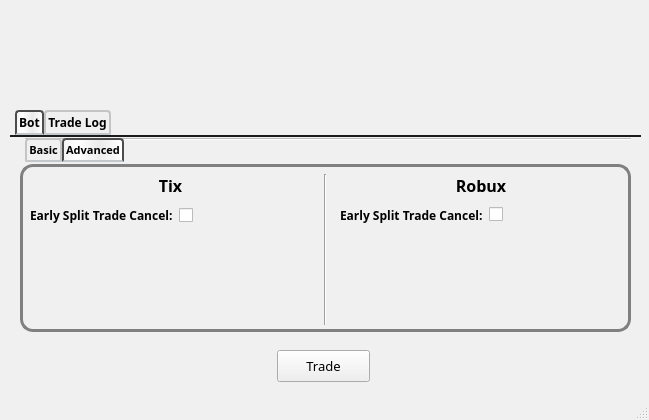
<?xml version="1.0" encoding="UTF-8"?>
<ui version="4.0">
 <class>MainWindow</class>
 <widget class="QMainWindow" name="MainWindow">
  <property name="geometry">
   <rect>
    <x>0</x>
    <y>0</y>
    <width>649</width>
    <height>420</height>
   </rect>
  </property>
  <property name="minimumSize">
   <size>
    <width>649</width>
    <height>420</height>
   </size>
  </property>
  <property name="maximumSize">
   <size>
    <width>649</width>
    <height>420</height>
   </size>
  </property>
  <property name="font">
   <font>
    <family>Segoe UI Semibold</family>
    <pointsize>10</pointsize>
    <weight>50</weight>
    <bold>false</bold>
   </font>
  </property>
  <property name="windowTitle">
   <string>Valk TC Bot</string>
  </property>
  <property name="windowIcon">
   <iconset resource="resources.qrc">
    <normaloff>:/images/bot_icon.png</normaloff>:/images/bot_icon.png</iconset>
  </property>
  <property name="windowOpacity">
   <double>1.000000000000000</double>
  </property>
  <property name="styleSheet">
   <string notr="true">QMainWindow{
	background-color:rgb(240, 240, 240);
}</string>
  </property>
  <property name="iconSize">
   <size>
    <width>1</width>
    <height>1</height>
   </size>
  </property>
  <widget class="QWidget" name="centralwidget">
   <property name="layoutDirection">
    <enum>Qt::LeftToRight</enum>
   </property>
   <widget class="QStackedWidget" name="stackedWidget">
    <property name="geometry">
     <rect>
      <x>0</x>
      <y>20</y>
      <width>641</width>
      <height>391</height>
     </rect>
    </property>
    <property name="styleSheet">
     <string notr="true">#page_3,#page_4{
	background-color:rgb(240, 240, 240);
}</string>
    </property>
    <property name="currentIndex">
     <number>1</number>
    </property>
    <widget class="QWidget" name="page_3">
     <widget class="QFrame" name="formFrame">
      <property name="geometry">
       <rect>
        <x>190</x>
        <y>130</y>
        <width>271</width>
        <height>75</height>
       </rect>
      </property>
      <layout class="QGridLayout" name="gridLayout">
       <property name="sizeConstraint">
        <enum>QLayout::SetNoConstraint</enum>
       </property>
       <property name="topMargin">
        <number>20</number>
       </property>
       <property name="bottomMargin">
        <number>1</number>
       </property>
       <property name="verticalSpacing">
        <number>10</number>
       </property>
       <item row="0" column="1">
        <widget class="QLineEdit" name="usernameField">
         <property name="font">
          <font>
           <family>Segoe UI Semibold</family>
           <weight>75</weight>
           <bold>true</bold>
          </font>
         </property>
         <property name="styleSheet">
          <string notr="true">QLineEdit {
    border: 2px solid gray;
    border-radius: 9px;
    padding: 0 8px;
}</string>
         </property>
        </widget>
       </item>
       <item row="1" column="1">
        <widget class="QLineEdit" name="passwordField">
         <property name="font">
          <font>
           <family>Segoe UI Semibold</family>
           <weight>75</weight>
           <bold>true</bold>
          </font>
         </property>
         <property name="contextMenuPolicy">
          <enum>Qt::DefaultContextMenu</enum>
         </property>
         <property name="styleSheet">
          <string notr="true">QLineEdit {
    border: 2px solid gray;
    border-radius: 9px;
    padding: 0 8px;
}</string>
         </property>
         <property name="echoMode">
          <enum>QLineEdit::Password</enum>
         </property>
        </widget>
       </item>
       <item row="1" column="0">
        <widget class="QLabel" name="label_2">
         <property name="font">
          <font>
           <family>Fixedsys</family>
           <pointsize>10</pointsize>
           <weight>50</weight>
           <bold>false</bold>
          </font>
         </property>
         <property name="text">
          <string>Password</string>
         </property>
        </widget>
       </item>
       <item row="0" column="0">
        <widget class="QLabel" name="label">
         <property name="font">
          <font>
           <family>Fixedsys</family>
           <pointsize>10</pointsize>
           <weight>50</weight>
           <bold>false</bold>
          </font>
         </property>
         <property name="text">
          <string>Username</string>
         </property>
        </widget>
       </item>
      </layout>
     </widget>
     <widget class="QPushButton" name="loginButton">
      <property name="enabled">
       <bool>true</bool>
      </property>
      <property name="geometry">
       <rect>
        <x>270</x>
        <y>230</y>
        <width>131</width>
        <height>31</height>
       </rect>
      </property>
      <property name="autoFillBackground">
       <bool>false</bool>
      </property>
      <property name="styleSheet">
       <string notr="true">QPushButton
{
  border-image:url(:/images/login.png);
  icon-size: 130px, 50px;
}

QPushButton:hover, QPushButton:pressed
{
  border-image: url(:/images/login_down.png);
  border: 1px solid red;
}
</string>
      </property>
      <property name="text">
       <string/>
      </property>
      <property name="iconSize">
       <size>
        <width>130</width>
        <height>50</height>
       </size>
      </property>
      <property name="flat">
       <bool>true</bool>
      </property>
     </widget>
     <widget class="QWidget" name="verticalLayoutWidget">
      <property name="geometry">
       <rect>
        <x>1</x>
        <y>1</y>
        <width>651</width>
        <height>102</height>
       </rect>
      </property>
      <layout class="QVBoxLayout" name="verticalLayout">
       <item>
        <widget class="QLabel" name="title">
         <property name="autoFillBackground">
          <bool>false</bool>
         </property>
         <property name="text">
          <string/>
         </property>
         <property name="pixmap">
          <pixmap resource="resources.qrc">:/images/logo.png</pixmap>
         </property>
         <property name="alignment">
          <set>Qt::AlignCenter</set>
         </property>
        </widget>
       </item>
      </layout>
     </widget>
     <widget class="QWidget" name="verticalLayoutWidget_4">
      <property name="geometry">
       <rect>
        <x>0</x>
        <y>270</y>
        <width>651</width>
        <height>80</height>
       </rect>
      </property>
      <layout class="QVBoxLayout" name="verticalLayout_4">
       <item>
        <widget class="QLabel" name="errorMessage">
         <property name="enabled">
          <bool>true</bool>
         </property>
         <property name="font">
          <font>
           <family>Segoe UI Black</family>
           <weight>50</weight>
           <bold>false</bold>
          </font>
         </property>
         <property name="text">
          <string>&lt;html&gt;&lt;head/&gt;&lt;body&gt;&lt;p&gt;&lt;span style=&quot; color:#000000;&quot;&gt;Login failed! Note that Roblox will lock you out after a certain number of failed attempts.&lt;/span&gt;&lt;/p&gt;&lt;/body&gt;&lt;/html&gt;</string>
         </property>
         <property name="alignment">
          <set>Qt::AlignCenter</set>
         </property>
         <property name="wordWrap">
          <bool>true</bool>
         </property>
        </widget>
       </item>
      </layout>
     </widget>
    </widget>
    <widget class="QWidget" name="page_4">
     <widget class="QWidget" name="verticalLayoutWidget_2">
      <property name="geometry">
       <rect>
        <x>0</x>
        <y>0</y>
        <width>651</width>
        <height>102</height>
       </rect>
      </property>
      <layout class="QVBoxLayout" name="verticalLayout_2">
       <item>
        <widget class="QLabel" name="logo_page2">
         <property name="font">
          <font>
           <pointsize>10</pointsize>
           <weight>75</weight>
           <bold>true</bold>
          </font>
         </property>
         <property name="autoFillBackground">
          <bool>false</bool>
         </property>
         <property name="text">
          <string/>
         </property>
         <property name="pixmap">
          <pixmap resource="resources.qrc">:/images/logo.png</pixmap>
         </property>
         <property name="alignment">
          <set>Qt::AlignCenter</set>
         </property>
        </widget>
       </item>
      </layout>
     </widget>
     <widget class="QPushButton" name="startButton">
      <property name="enabled">
       <bool>true</bool>
      </property>
      <property name="geometry">
       <rect>
        <x>277</x>
        <y>330</y>
        <width>93</width>
        <height>32</height>
       </rect>
      </property>
      <property name="sizePolicy">
       <sizepolicy hsizetype="Fixed" vsizetype="Fixed">
        <horstretch>0</horstretch>
        <verstretch>0</verstretch>
       </sizepolicy>
      </property>
      <property name="font">
       <font>
        <family>Segoe UI Black</family>
        <pointsize>10</pointsize>
        <weight>50</weight>
        <bold>false</bold>
       </font>
      </property>
      <property name="text">
       <string>Trade</string>
      </property>
     </widget>
     <widget class="QTabWidget" name="tabWidget_2">
      <property name="geometry">
       <rect>
        <x>10</x>
        <y>90</y>
        <width>641</width>
        <height>231</height>
       </rect>
      </property>
      <property name="font">
       <font>
        <family>Gadugi</family>
        <weight>75</weight>
        <bold>true</bold>
       </font>
      </property>
      <property name="autoFillBackground">
       <bool>false</bool>
      </property>
      <property name="styleSheet">
       <string notr="true">QTabWidget::pane
{
    border-top: 2px solid #1B1B1B;
}

QTabWidget::tab-bar
{
    left: 5px;
    alignment: left;
    background: #3E3E3E;
}

QTabBar::tab
{
    border: 2px solid #C4C4C3;
    border-bottom-color: #C2C7CB; /* same as the pane color */
    border-top-left-radius: 4px;
    border-top-right-radius: 4px;
    min-width: 8ex;
    padding: 2px;
}


QTabBar::tab:selected, QTabBar::tab:hover {
 	background-color: qlineargradient(spread:reflect, x1:0.607, y1:0.483, x2:0.965, y2:0.482955, stop:0 rgba(235, 235, 235, 255), stop:1 rgba(255, 255, 255, 255));
    border-color: rgb(76, 76, 76);
    border-bottom-color: #C2C7CB; /* same as pane color */
}

</string>
      </property>
      <property name="tabPosition">
       <enum>QTabWidget::North</enum>
      </property>
      <property name="tabShape">
       <enum>QTabWidget::Rounded</enum>
      </property>
      <property name="currentIndex">
       <number>0</number>
      </property>
      <property name="iconSize">
       <size>
        <width>20</width>
        <height>20</height>
       </size>
      </property>
      <widget class="QWidget" name="tabWidget_2Page1">
       <attribute name="title">
        <string>Bot</string>
       </attribute>
       <widget class="QTabWidget" name="OptionsTabWidget">
        <property name="geometry">
         <rect>
          <x>10</x>
          <y>1</y>
          <width>611</width>
          <height>241</height>
         </rect>
        </property>
        <property name="font">
         <font>
          <family>Gadugi</family>
          <pointsize>8</pointsize>
          <weight>75</weight>
          <bold>true</bold>
         </font>
        </property>
        <property name="styleSheet">
         <string notr="true">QGroupBox{ 
     border: 2px solid gray; 
     border-radius: 13px; 
	 border-width: 3px;
	 background-color: rgb(240, 240, 240);
 } </string>
        </property>
        <property name="tabPosition">
         <enum>QTabWidget::North</enum>
        </property>
        <property name="currentIndex">
         <number>1</number>
        </property>
        <property name="documentMode">
         <bool>true</bool>
        </property>
        <widget class="QWidget" name="tab_3">
         <attribute name="title">
          <string>Basic</string>
         </attribute>
         <widget class="QGroupBox" name="groupBox">
          <property name="geometry">
           <rect>
            <x>0</x>
            <y>0</y>
            <width>611</width>
            <height>168</height>
           </rect>
          </property>
          <property name="font">
           <font>
            <family>Segoe UI Black</family>
            <weight>75</weight>
            <bold>true</bold>
           </font>
          </property>
          <property name="styleSheet">
           <string notr="true"/>
          </property>
          <property name="title">
           <string/>
          </property>
          <widget class="QWidget" name="formLayoutWidget">
           <property name="geometry">
            <rect>
             <x>10</x>
             <y>10</y>
             <width>281</width>
             <height>184</height>
            </rect>
           </property>
           <layout class="QFormLayout" name="formLayout">
            <property name="sizeConstraint">
             <enum>QLayout::SetDefaultConstraint</enum>
            </property>
            <property name="fieldGrowthPolicy">
             <enum>QFormLayout::AllNonFixedFieldsGrow</enum>
            </property>
            <property name="verticalSpacing">
             <number>10</number>
            </property>
            <item row="0" column="0" colspan="2">
             <widget class="QLabel" name="label_4">
              <property name="font">
               <font>
                <family>Segoe UI Black</family>
                <pointsize>12</pointsize>
                <weight>75</weight>
                <bold>true</bold>
               </font>
              </property>
              <property name="text">
               <string>Tix</string>
              </property>
              <property name="alignment">
               <set>Qt::AlignCenter</set>
              </property>
             </widget>
            </item>
            <item row="1" column="0">
             <widget class="QLabel" name="tixAmountLabel">
              <property name="sizePolicy">
               <sizepolicy hsizetype="Maximum" vsizetype="Preferred">
                <horstretch>0</horstretch>
                <verstretch>0</verstretch>
               </sizepolicy>
              </property>
              <property name="font">
               <font>
                <family>Segoe UI Black</family>
                <pointsize>9</pointsize>
                <weight>75</weight>
                <bold>true</bold>
               </font>
              </property>
              <property name="text">
               <string>Amount to trade:</string>
              </property>
             </widget>
            </item>
            <item row="1" column="1">
             <layout class="QVBoxLayout" name="verticalLayout_5">
              <item>
               <widget class="QSpinBox" name="tixAmount">
                <property name="sizePolicy">
                 <sizepolicy hsizetype="Minimum" vsizetype="Maximum">
                  <horstretch>0</horstretch>
                  <verstretch>0</verstretch>
                 </sizepolicy>
                </property>
                <property name="minimumSize">
                 <size>
                  <width>0</width>
                  <height>0</height>
                 </size>
                </property>
                <property name="font">
                 <font>
                  <family>Segoe UI Semibold</family>
                  <pointsize>9</pointsize>
                  <weight>75</weight>
                  <bold>true</bold>
                 </font>
                </property>
                <property name="maximum">
                 <number>999999999</number>
                </property>
                <property name="singleStep">
                 <number>100</number>
                </property>
               </widget>
              </item>
             </layout>
            </item>
            <item row="2" column="0">
             <widget class="QLabel" name="tixTradeAllLabel">
              <property name="font">
               <font>
                <family>Segoe UI Black</family>
                <pointsize>9</pointsize>
                <weight>75</weight>
                <bold>true</bold>
               </font>
              </property>
              <property name="text">
               <string>Trade all:</string>
              </property>
             </widget>
            </item>
            <item row="2" column="1">
             <widget class="QCheckBox" name="tixTradeAll">
              <property name="sizePolicy">
               <sizepolicy hsizetype="Minimum" vsizetype="Ignored">
                <horstretch>0</horstretch>
                <verstretch>0</verstretch>
               </sizepolicy>
              </property>
              <property name="text">
               <string/>
              </property>
             </widget>
            </item>
            <item row="3" column="0">
             <widget class="QLabel" name="splitTradesLabel">
              <property name="font">
               <font>
                <family>Segoe UI Black</family>
                <pointsize>9</pointsize>
                <weight>75</weight>
                <bold>true</bold>
               </font>
              </property>
              <property name="text">
               <string>Split trades</string>
              </property>
             </widget>
            </item>
            <item row="3" column="1">
             <widget class="QCheckBox" name="tixSplitTrades">
              <property name="sizePolicy">
               <sizepolicy hsizetype="Minimum" vsizetype="Ignored">
                <horstretch>0</horstretch>
                <verstretch>0</verstretch>
               </sizepolicy>
              </property>
              <property name="text">
               <string/>
              </property>
             </widget>
            </item>
           </layout>
          </widget>
          <widget class="QWidget" name="formLayoutWidget_2">
           <property name="geometry">
            <rect>
             <x>320</x>
             <y>10</y>
             <width>281</width>
             <height>161</height>
            </rect>
           </property>
           <layout class="QFormLayout" name="formLayout_2">
            <property name="sizeConstraint">
             <enum>QLayout::SetDefaultConstraint</enum>
            </property>
            <property name="fieldGrowthPolicy">
             <enum>QFormLayout::AllNonFixedFieldsGrow</enum>
            </property>
            <property name="verticalSpacing">
             <number>10</number>
            </property>
            <item row="0" column="0" colspan="2">
             <widget class="QLabel" name="label_5">
              <property name="font">
               <font>
                <family>Segoe UI Black</family>
                <pointsize>12</pointsize>
                <weight>75</weight>
                <bold>true</bold>
               </font>
              </property>
              <property name="text">
               <string>Robux</string>
              </property>
              <property name="alignment">
               <set>Qt::AlignCenter</set>
              </property>
             </widget>
            </item>
            <item row="1" column="0">
             <widget class="QLabel" name="robuxAmountLabel">
              <property name="sizePolicy">
               <sizepolicy hsizetype="Maximum" vsizetype="Preferred">
                <horstretch>0</horstretch>
                <verstretch>0</verstretch>
               </sizepolicy>
              </property>
              <property name="font">
               <font>
                <family>Segoe UI Black</family>
                <pointsize>9</pointsize>
                <weight>75</weight>
                <bold>true</bold>
               </font>
              </property>
              <property name="text">
               <string>Amount to trade:</string>
              </property>
             </widget>
            </item>
            <item row="1" column="1">
             <layout class="QVBoxLayout" name="verticalLayout_6">
              <item>
               <widget class="QSpinBox" name="robuxAmount">
                <property name="font">
                 <font>
                  <family>Segoe UI Semibold</family>
                  <pointsize>9</pointsize>
                  <weight>75</weight>
                  <bold>true</bold>
                 </font>
                </property>
                <property name="maximum">
                 <number>999999999</number>
                </property>
                <property name="singleStep">
                 <number>10</number>
                </property>
               </widget>
              </item>
             </layout>
            </item>
            <item row="2" column="0">
             <widget class="QLabel" name="robuxTradeAllLabel">
              <property name="font">
               <font>
                <family>Segoe UI Black</family>
                <pointsize>9</pointsize>
                <weight>75</weight>
                <bold>true</bold>
               </font>
              </property>
              <property name="text">
               <string>Trade all:</string>
              </property>
             </widget>
            </item>
            <item row="2" column="1">
             <widget class="QCheckBox" name="robuxTradeAll">
              <property name="sizePolicy">
               <sizepolicy hsizetype="Minimum" vsizetype="Ignored">
                <horstretch>0</horstretch>
                <verstretch>0</verstretch>
               </sizepolicy>
              </property>
              <property name="text">
               <string/>
              </property>
             </widget>
            </item>
            <item row="3" column="0">
             <widget class="QLabel" name="robuxSplitTradesLabel">
              <property name="font">
               <font>
                <family>Segoe UI Black</family>
                <pointsize>9</pointsize>
                <weight>75</weight>
                <bold>true</bold>
               </font>
              </property>
              <property name="text">
               <string>Split trades</string>
              </property>
             </widget>
            </item>
            <item row="3" column="1">
             <widget class="QCheckBox" name="robuxSplitTrades">
              <property name="sizePolicy">
               <sizepolicy hsizetype="Minimum" vsizetype="Ignored">
                <horstretch>0</horstretch>
                <verstretch>0</verstretch>
               </sizepolicy>
              </property>
              <property name="text">
               <string/>
              </property>
             </widget>
            </item>
           </layout>
          </widget>
          <widget class="QFrame" name="frame">
           <property name="geometry">
            <rect>
             <x>290</x>
             <y>10</y>
             <width>31</width>
             <height>151</height>
            </rect>
           </property>
           <property name="frameShape">
            <enum>QFrame::VLine</enum>
           </property>
           <property name="frameShadow">
            <enum>QFrame::Sunken</enum>
           </property>
          </widget>
         </widget>
        </widget>
        <widget class="QWidget" name="tab_4">
         <attribute name="title">
          <string>Advanced</string>
         </attribute>
         <widget class="QGroupBox" name="groupBox_2">
          <property name="geometry">
           <rect>
            <x>0</x>
            <y>0</y>
            <width>611</width>
            <height>168</height>
           </rect>
          </property>
          <property name="font">
           <font>
            <family>Segoe UI Black</family>
            <weight>75</weight>
            <bold>true</bold>
           </font>
          </property>
          <property name="styleSheet">
           <string notr="true"/>
          </property>
          <property name="title">
           <string/>
          </property>
          <widget class="QWidget" name="formLayoutWidget_3">
           <property name="geometry">
            <rect>
             <x>10</x>
             <y>10</y>
             <width>281</width>
             <height>184</height>
            </rect>
           </property>
           <layout class="QFormLayout" name="formLayout_3">
            <property name="sizeConstraint">
             <enum>QLayout::SetDefaultConstraint</enum>
            </property>
            <property name="fieldGrowthPolicy">
             <enum>QFormLayout::AllNonFixedFieldsGrow</enum>
            </property>
            <property name="verticalSpacing">
             <number>10</number>
            </property>
            <item row="0" column="0" colspan="2">
             <widget class="QLabel" name="label_9">
              <property name="font">
               <font>
                <family>Segoe UI Black</family>
                <pointsize>12</pointsize>
                <weight>75</weight>
                <bold>true</bold>
               </font>
              </property>
              <property name="text">
               <string>Tix</string>
              </property>
              <property name="alignment">
               <set>Qt::AlignCenter</set>
              </property>
             </widget>
            </item>
            <item row="1" column="0">
             <widget class="QLabel" name="EarlyCancelTixLabel">
              <property name="font">
               <font>
                <family>Segoe UI Black</family>
                <pointsize>9</pointsize>
                <weight>75</weight>
                <bold>true</bold>
               </font>
              </property>
              <property name="text">
               <string>Early Split Trade Cancel:</string>
              </property>
             </widget>
            </item>
            <item row="1" column="1">
             <widget class="QCheckBox" name="tixEarlyCancel">
              <property name="sizePolicy">
               <sizepolicy hsizetype="Minimum" vsizetype="Ignored">
                <horstretch>0</horstretch>
                <verstretch>0</verstretch>
               </sizepolicy>
              </property>
              <property name="text">
               <string/>
              </property>
             </widget>
            </item>
            <item row="2" column="1">
             <widget class="QCheckBox" name="tixTradeAll_2">
              <property name="sizePolicy">
               <sizepolicy hsizetype="Minimum" vsizetype="Ignored">
                <horstretch>0</horstretch>
                <verstretch>0</verstretch>
               </sizepolicy>
              </property>
              <property name="text">
               <string/>
              </property>
             </widget>
            </item>
            <item row="3" column="1">
             <widget class="QCheckBox" name="tixSplitTrades_2">
              <property name="sizePolicy">
               <sizepolicy hsizetype="Minimum" vsizetype="Ignored">
                <horstretch>0</horstretch>
                <verstretch>0</verstretch>
               </sizepolicy>
              </property>
              <property name="text">
               <string/>
              </property>
             </widget>
            </item>
           </layout>
          </widget>
          <widget class="QWidget" name="formLayoutWidget_4">
           <property name="geometry">
            <rect>
             <x>320</x>
             <y>10</y>
             <width>282</width>
             <height>161</height>
            </rect>
           </property>
           <layout class="QFormLayout" name="formLayout_4">
            <property name="sizeConstraint">
             <enum>QLayout::SetDefaultConstraint</enum>
            </property>
            <property name="fieldGrowthPolicy">
             <enum>QFormLayout::AllNonFixedFieldsGrow</enum>
            </property>
            <property name="verticalSpacing">
             <number>10</number>
            </property>
            <item row="0" column="0" colspan="2">
             <widget class="QLabel" name="label_11">
              <property name="font">
               <font>
                <family>Segoe UI Black</family>
                <pointsize>12</pointsize>
                <weight>75</weight>
                <bold>true</bold>
               </font>
              </property>
              <property name="text">
               <string>Robux</string>
              </property>
              <property name="alignment">
               <set>Qt::AlignCenter</set>
              </property>
             </widget>
            </item>
            <item row="1" column="0">
             <widget class="QLabel" name="EarlyCancelRobuxLabel">
              <property name="sizePolicy">
               <sizepolicy hsizetype="Maximum" vsizetype="Preferred">
                <horstretch>0</horstretch>
                <verstretch>0</verstretch>
               </sizepolicy>
              </property>
              <property name="font">
               <font>
                <family>Segoe UI Black</family>
                <pointsize>9</pointsize>
                <weight>75</weight>
                <bold>true</bold>
               </font>
              </property>
              <property name="text">
               <string>Early Split Trade Cancel:</string>
              </property>
             </widget>
            </item>
            <item row="1" column="1">
             <layout class="QVBoxLayout" name="verticalLayout_8">
              <item>
               <widget class="QCheckBox" name="robuxEarlyCancel">
                <property name="text">
                 <string/>
                </property>
               </widget>
              </item>
             </layout>
            </item>
            <item row="2" column="1">
             <widget class="QCheckBox" name="robuxTradeAll_2">
              <property name="sizePolicy">
               <sizepolicy hsizetype="Minimum" vsizetype="Ignored">
                <horstretch>0</horstretch>
                <verstretch>0</verstretch>
               </sizepolicy>
              </property>
              <property name="text">
               <string/>
              </property>
             </widget>
            </item>
           </layout>
          </widget>
          <widget class="QFrame" name="frame_2">
           <property name="geometry">
            <rect>
             <x>290</x>
             <y>10</y>
             <width>31</width>
             <height>151</height>
            </rect>
           </property>
           <property name="frameShape">
            <enum>QFrame::VLine</enum>
           </property>
           <property name="frameShadow">
            <enum>QFrame::Sunken</enum>
           </property>
          </widget>
         </widget>
        </widget>
       </widget>
      </widget>
      <widget class="QWidget" name="tabWidget_2Page2">
       <attribute name="title">
        <string>Trade Log</string>
       </attribute>
       <widget class="QListWidget" name="currentTradeTable">
        <property name="geometry">
         <rect>
          <x>20</x>
          <y>70</y>
          <width>271</width>
          <height>61</height>
         </rect>
        </property>
        <property name="font">
         <font>
          <family>Lucida Sans Unicode</family>
          <weight>50</weight>
          <bold>false</bold>
         </font>
        </property>
        <property name="styleSheet">
         <string notr="true">QListWidget{
	background-color: white;
	alternate-background-color: rgb(243, 243, 243)
}</string>
        </property>
        <property name="horizontalScrollBarPolicy">
         <enum>Qt::ScrollBarAsNeeded</enum>
        </property>
        <property name="alternatingRowColors">
         <bool>true</bool>
        </property>
        <property name="modelColumn">
         <number>0</number>
        </property>
        <property name="uniformItemSizes">
         <bool>true</bool>
        </property>
        <property name="currentRow">
         <number>-1</number>
        </property>
       </widget>
       <widget class="QListWidget" name="pastTradesTable">
        <property name="geometry">
         <rect>
          <x>320</x>
          <y>40</y>
          <width>291</width>
          <height>141</height>
         </rect>
        </property>
        <property name="styleSheet">
         <string notr="true">QListWidget{
	background-color: white;
	alternate-background-color: rgb(243, 243, 243)
}</string>
        </property>
        <property name="horizontalScrollBarPolicy">
         <enum>Qt::ScrollBarAsNeeded</enum>
        </property>
        <property name="alternatingRowColors">
         <bool>true</bool>
        </property>
        <property name="modelColumn">
         <number>0</number>
        </property>
       </widget>
       <widget class="QLabel" name="label_7">
        <property name="geometry">
         <rect>
          <x>90</x>
          <y>50</y>
          <width>131</width>
          <height>20</height>
         </rect>
        </property>
        <property name="font">
         <font>
          <family>Segoe UI Black</family>
          <pointsize>10</pointsize>
          <weight>75</weight>
          <bold>true</bold>
         </font>
        </property>
        <property name="text">
         <string>Current Trades</string>
        </property>
        <property name="alignment">
         <set>Qt::AlignCenter</set>
        </property>
       </widget>
       <widget class="QLabel" name="label_8">
        <property name="geometry">
         <rect>
          <x>410</x>
          <y>18</y>
          <width>109</width>
          <height>21</height>
         </rect>
        </property>
        <property name="font">
         <font>
          <family>Segoe UI Black</family>
          <pointsize>10</pointsize>
          <weight>75</weight>
          <bold>true</bold>
         </font>
        </property>
        <property name="text">
         <string>Trade Log</string>
        </property>
        <property name="alignment">
         <set>Qt::AlignCenter</set>
        </property>
       </widget>
      </widget>
     </widget>
     <zorder>verticalLayoutWidget_2</zorder>
     <zorder>startButton</zorder>
     <zorder>tabWidget_2</zorder>
     <zorder>tabWidget</zorder>
    </widget>
   </widget>
   <zorder>stackedWidget</zorder>
   <zorder>tabWidget</zorder>
  </widget>
  <widget class="QStatusBar" name="statusbar"/>
 </widget>
 <resources>
  <include location="resources.qrc"/>
 </resources>
 <connections/>
</ui>
